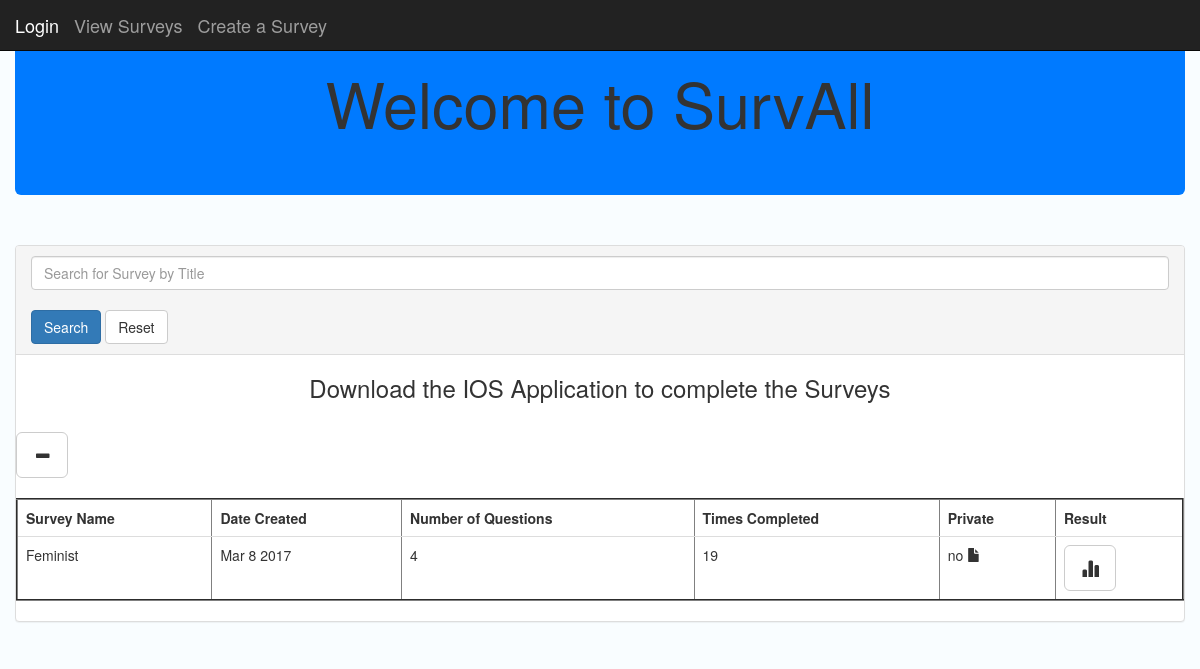
Before: / with the older database file.
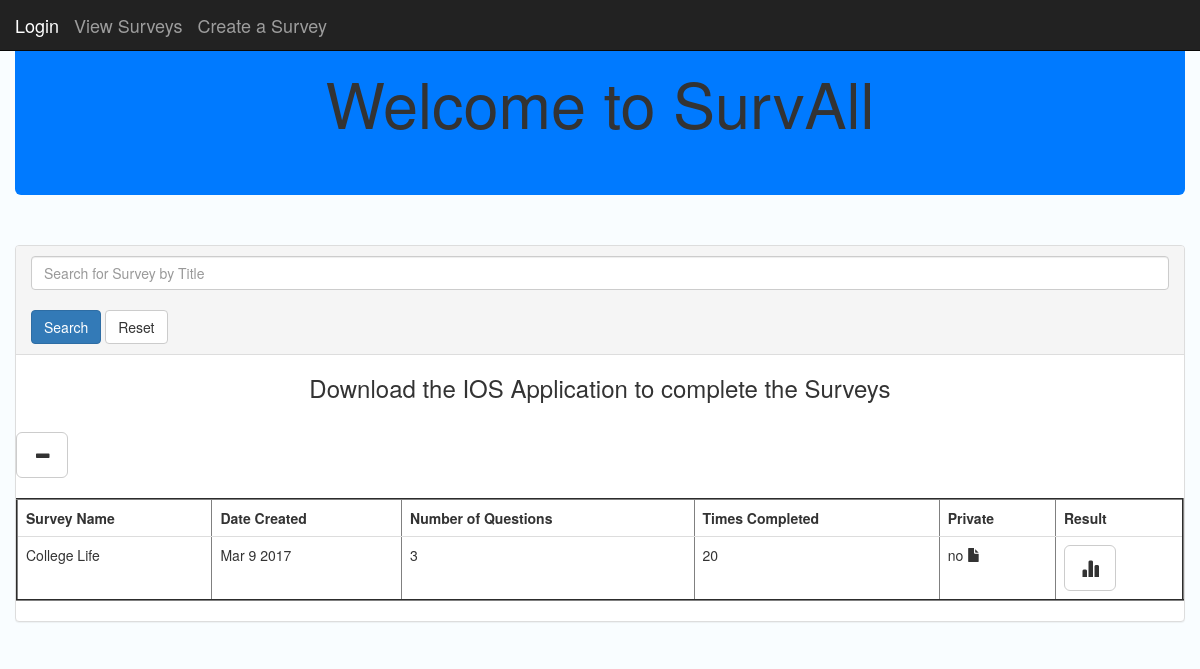
After: the same page with the newer database file.
### posts/models.py (models this page shows, shortened)
class Post(models.Model):
	title = models.CharField(max_length = 250)
	dateSurvCreated = models.DateTimeField()
	numOfQuestions = models.IntegerField( default = '1')
	numOfTimesCompleted = models.IntegerField( default = '1')
	private = models.CharField(max_length = 250, default = "no")
	passcode = models.CharField(max_length = 250, default = "code")
	def dateFormat(self):
		return self.dateSurvCreated.strftime('%b %e %Y')

### posts/views.py (the view)
# urls.py: 2. Add a URL to urlpatterns:  url(r'^$', views.home, name='home')
def home(request):
	posts = Post.objects.order_by('title')
	return render(request,'posts/home.html', {'posts':posts})

### posts/templates/posts/home.html (shortened to what this page needs)
<!DOCTYPE html>
<html lang="en">
  <head>
    {% load static %}
    <link rel="stylesheet" href="https://maxcdn.bootstrapcdn.com/bootstrap/3.3.7/css/bootstrap.min.css">
  </head>
	<nav class="navbar navbar-inverse navbar-fixed-top">
  		<div class="container-fluid">
    		<div class="navbar-header">
            <a class="navbar-brand active" href="{% url 'create_survey' %}">Login</a>
      			<a class="navbar-brand" href="{% url 'home' %}">View Surveys</a>
      			<a class="navbar-brand" href="{% url 'create_survey' %}">Create a Survey</a>
    		</div>
      		</div>
	</nav>
  <body style = "background-color: #f9fdff">
 	<div class="container-fluid">
    <div class="jumbotron" style = "background-color: rgb(0,122,255)">
      <h1 class = "text-center">Welcome to SurvAll</h1>
  </div>
    <br />
    <div class="panel panel-default">
    <div class="panel-heading">
    <form action = "{% url 'query_survey' %}" method="post">
    <input type="text" name="search_surveys" id ="search_surveys" class="form-control" placeholder="Search for Survey by Title"></input>
    <br>
      <button class="btn btn-primary btn-default btn">Search</button>
      <button class="btn btn-default btn" action="{% url 'view_survey' %}">Reset</button>
    </form>
    </div>
      <div id="demo" class="collapse in text-center">
        <h3>Download the IOS Application to complete the Surveys</h3>
      </div>
      <br>
      <button class="btn btn-default btn-lg" data-toggle="collapse" data-target="#demo"><span class="glyphicon glyphicon-minus" aria-hidden="true"></span></button>
      <br>
      <br>
      <div id = "tableResults">
			<table style = "background-color: #FFFFFF" class ="table" border='2' name ="survey_table" id = "survey_table">
			    <tr>
               		<th>Survey Name</th>
               		<th>Date Created </th>
               		<th>Number of Questions</th>
               		<th>Times Completed</th>
                  <th>Private</th>
                  <th>Result</th>
               	</tr>
				  {% for post in posts.all %}
				  <tr>
               	<td>{{ post.title }}</td>
               	<td>{{ post.dateFormat }}</td>
                <td>{{ post.numOfQuestions|floatformat:0 }}</td>
               	<td>{{ post.numOfTimesCompleted|floatformat:0 }}</td>
                <td>{{ post.private }}
                {% if post.private == "no" %}
                  <span class ="glyphicon glyphicon glyphicon-file"></span>
                {% endif %}
                </td>
                <td>
                {% if post.private == "no" %}
                <a href="{% url 'post_detail' post.id %}">
                <button class="btn btn-default btn-lg"><span class ="glyphicon glyphicon-stats"></span></button></a>
                </td>
                {% endif %}
          </tr>
          {% endfor %}
			</table>
      </div>
      </div>
      </div>
  </body>
</html>

Changed rows visible on the page:
removed Post: title "Feminist", dateFormat "Mar 8 2017", numOfQuestions "4", numOfTimesCompleted "19", private "no"
added Post: title "College Life", dateFormat "Mar 9 2017", numOfQuestions "3", numOfTimesCompleted "20", private "no"
